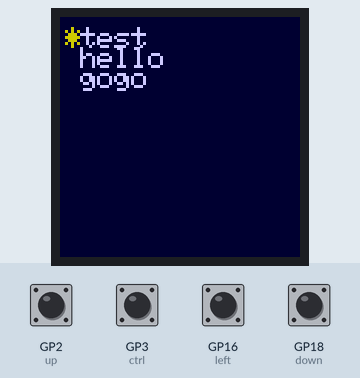
Bench run of a program on a simulated Raspberry Pi Pico running MicroPython. On the bench: 240×240 colour display. The test bench sets the inputs (shaded band); at power-on: GP2 (up), GP3 (ctrl), GP16 (left), GP18 (down) HIGH. Library files of the repository ran but are not shown: FONTS.py; what the program prints to the serial console is not drawn.

Above: at 1.3 s.
1.4 s: GP3 (ctrl) pulled LOW for 0.15 s
At 1.7 s:
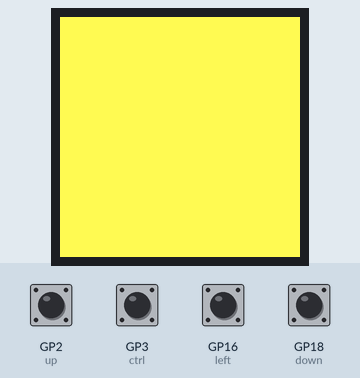
3.0 s: GP2 (up) pulled LOW for 0.15 s
At 4.1 s:
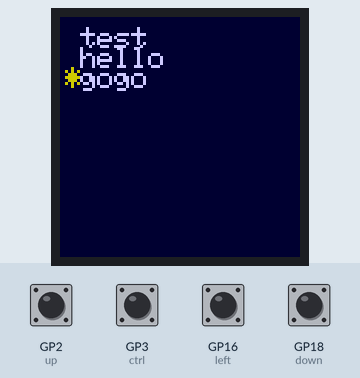
4.6 s: GP2 (up) pulled LOW for 1 s
At 5.3 s:
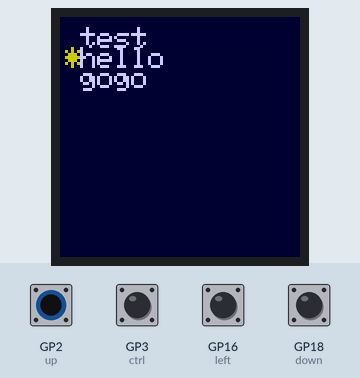
7.1 s: GP3 (ctrl) pulled LOW for 1 s
At 8.1 s:
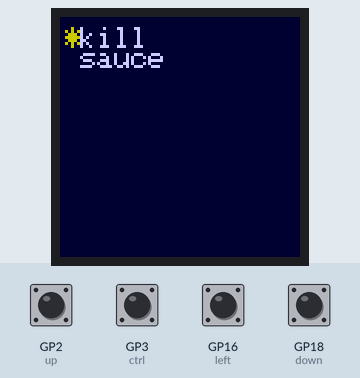
9.6 s: GP18 (down) pulled LOW for 0.15 s
At 10.0 s:
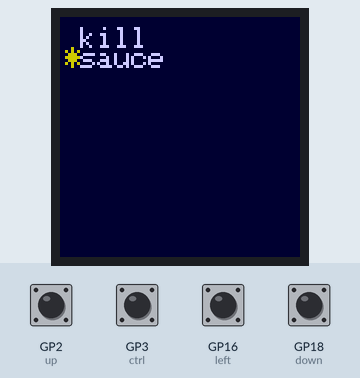
11.2 s: GP16 (left) pulled LOW for 0.15 s
At 12.7 s:
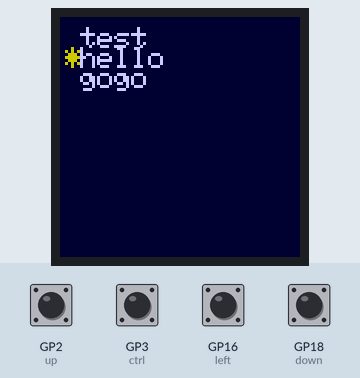
Timing chart, 0 to 13.8 s (numbered marks = the images above; inputs shaded):
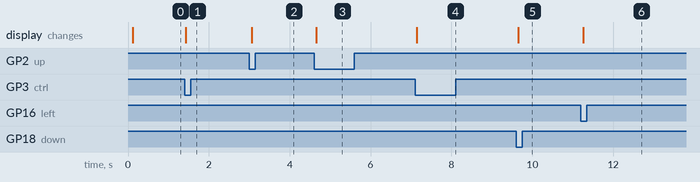

Measured:
- after the input at 1.4 s, the display: changes at once (image 1)
- after the input at 3.0 s, the display: changes after 0.06 s (image 2)
- after the input at 4.6 s, the display: changes after 0.06 s (image 3)
- after the input at 7.1 s, the display: changes after 0.05 s (image 4)
- after the input at 9.6 s, the display: changes after 0.05 s (image 5)
- after the input at 11.2 s, the display: changes after 0.06 s (image 6)

The program:

menu.py
```python
import ws
import utime
from ws import lcd, colour
import FONTS as f

menu = None
last = None

db = 0.3
ofs = 10
sy = 20
sz = 3
bg = ws.colour(0,0,50)
hl = ws.colour(255,255,100)
fg = ws.colour(150,150,250)

class Menu():
    def __init__(self, options, callback=None):
        self.options = options
        self.selected = 0
        self.callback = callback

    def show(self):
        ws.clear(bg)
        for i,o in enumerate(self.options):
            y = sy*i + ofs
            if i==self.selected:
                #ws.lcd.text("*", 5, y, hl)
                f.prnt_st("*", 5, y, sz, 200, 200, 0) #asci,xx,yy,sz,r,g,b)
            # ws.lcd.text(o, 20, y, fg)
            f.prnt_st(o, 20, y, sz, 200,200,250)

        ws.lcd.show()

    def up(self):
        self.selected -=1
        if self.selected < 0: self.selected = len(self.options) - 1
        self.show()
        utime.sleep(db)

    def left(self):
        if self.callback: self.callback((None,None))
        utime.sleep(db)

    def down(self):
        self.selected +=1
        if self.selected > len(self.options)-1: self.selected = 0
        self.show()
        utime.sleep(db)

    def go(self):
        if self.callback: self.callback((self.selected, self.options[self.selected]))
        utime.sleep(db)
        return self.selected

def hello(data):
    i, o = data
    print(data)
    if o==None:
        global menu, last
        menu = last
        menu.show()
    elif o=="test":
        ws.clear(ws.colour(250,250,80))
        ws.lcd.show()
        utime.sleep(1)
    elif o=="hello":
        global menu, last
        last = menu
        menu = kill_sauce_menu
        menu.show()
    return

kill_sauce_menu = Menu(["kill", "sauce"], callback=hello)
main_menu = Menu(["test", "hello", "gogo"], callback=hello)
menu = main_menu
menu.show()
choice = None

from machine import Pin

ws.up.irq(lambda p: menu.up(), trigger=Pin.IRQ_FALLING)
ws.down.irq(lambda p: menu.down(), trigger=Pin.IRQ_FALLING)
ws.left.irq(lambda p: menu.left(), trigger=Pin.IRQ_FALLING)
ws.ctrl.irq(lambda p: menu.go(), trigger=Pin.IRQ_FALLING)

while True:
    utime.sleep(1)
    print("tick")
```

ws.py
```python
# MIN for Waveshare 1.3" IPS LCD Display Module for Raspberry Pi Pico (240x240)
# Tony Goodhew 21st April 2022 for thepihut.com

from machine import Pin,SPI,PWM
import framebuf
import utime
import gc

# ============ Start of Drive Code ================
BL = 13  # Pins used for display screen
DC = 8
RST = 12
MOSI = 11
SCK = 10
CS = 9

class LCD_1inch3(framebuf.FrameBuffer):
    def __init__(self):
        self.width = 240
        self.height = 240

        self.cs = Pin(CS,Pin.OUT)
        self.rst = Pin(RST,Pin.OUT)

        self.cs(1)
        self.spi = SPI(1)
        self.spi = SPI(1,1000_000)
        self.spi = SPI(1,100000_000,polarity=0, phase=0,sck=Pin(SCK),mosi=Pin(MOSI),miso=None)
        self.dc = Pin(DC,Pin.OUT)
        self.dc(1)
        self.buffer = bytearray(self.height * self.width * 2)
        super().__init__(self.buffer, self.width, self.height, framebuf.RGB565)
        self.init_display()

        self.red   =   0x07E0 # Pre-defined colours
        self.green =   0x001f # Probably easier to use colour(r,g,b) defined below
        self.blue  =   0xf800
        self.white =   0xffff

    def write_cmd(self, cmd):
        self.cs(1)
        self.dc(0)
        self.cs(0)
        self.spi.write(bytearray([cmd]))
        self.cs(1)

    def write_data(self, buf):
        self.cs(1)
        self.dc(1)
        self.cs(0)
        self.spi.write(bytearray([buf]))
        self.cs(1)

    def init_display(self):
        """Initialize display"""
        self.rst(1)
        self.rst(0)
        self.rst(1)

        self.write_cmd(0x36)
        self.write_data(0x70)

        self.write_cmd(0x3A)
        self.write_data(0x05)

        self.write_cmd(0xB2)
        self.write_data(0x0C)
        self.write_data(0x0C)
        self.write_data(0x00)
        self.write_data(0x33)
        self.write_data(0x33)

        self.write_cmd(0xB7)
        self.write_data(0x35)

        self.write_cmd(0xBB)
        self.write_data(0x19)

        self.write_cmd(0xC0)
        self.write_data(0x2C)

        self.write_cmd(0xC2)
        self.write_data(0x01)

        self.write_cmd(0xC3)
        self.write_data(0x12)

        self.write_cmd(0xC4)
        self.write_data(0x20)

        self.write_cmd(0xC6)
        self.write_data(0x0F)

        self.write_cmd(0xD0)
        self.write_data(0xA4)
        self.write_data(0xA1)

        self.write_cmd(0xE0)
        self.write_data(0xD0)
        self.write_data(0x04)
        self.write_data(0x0D)
        self.write_data(0x11)
        self.write_data(0x13)
        self.write_data(0x2B)
        self.write_data(0x3F)
        self.write_data(0x54)
        self.write_data(0x4C)
        self.write_data(0x18)
        self.write_data(0x0D)
        self.write_data(0x0B)
        self.write_data(0x1F)
        self.write_data(0x23)

        self.write_cmd(0xE1)
        self.write_data(0xD0)
        self.write_data(0x04)
        self.write_data(0x0C)
        self.write_data(0x11)
        self.write_data(0x13)
        self.write_data(0x2C)
        self.write_data(0x3F)
        self.write_data(0x44)
        self.write_data(0x51)
        self.write_data(0x2F)
        self.write_data(0x1F)
        self.write_data(0x1F)
        self.write_data(0x20)
        self.write_data(0x23)

        self.write_cmd(0x21)

        self.write_cmd(0x11)

        self.write_cmd(0x29)

    def show(self):
        self.write_cmd(0x2A)
        self.write_data(0x00)
        self.write_data(0x00)
        self.write_data(0x00)
        self.write_data(0xef)

        self.write_cmd(0x2B)
        self.write_data(0x00)
        self.write_data(0x00)
        self.write_data(0x00)
        self.write_data(0xEF)

        self.write_cmd(0x2C)

        self.cs(1)
        self.dc(1)
        self.cs(0)
        self.spi.write(self.buffer)
        self.cs(1)
# ========= End of Screen Driver ===========

def colour(R,G,B): # Convert RGB888 to RGB565
    return (((G&0b00011100)<<3) +((B&0b11111000)>>3)<<8) + (R&0b11111000)+((G&0b11100000)>>5)

def clear(c):
    lcd.fill(c)
width = 240 # Screen size in pixels
height = 240

pwm = PWM(Pin(BL)) # Screen Brightness
pwm.freq(1000)
pwm.duty_u16(32768) # max 65535 - mid value

# Define pins for buttons and Joystick
keyA = Pin(15,Pin.IN,Pin.PULL_UP) # Normally 1 but 0 if pressed
keyB = Pin(17,Pin.IN,Pin.PULL_UP)
keyX = Pin(19,Pin.IN,Pin.PULL_UP)
keyY= Pin(21,Pin.IN,Pin.PULL_UP)

up = Pin(2,Pin.IN,Pin.PULL_UP)
down = Pin(18,Pin.IN,Pin.PULL_UP)
left = Pin(16,Pin.IN,Pin.PULL_UP)
right = Pin(20,Pin.IN,Pin.PULL_UP)
ctrl = Pin(3,Pin.IN,Pin.PULL_UP)

lcd = LCD_1inch3() # Initialise the display
# Background colour
lcd.fill(colour(0,0,0)) # BLACK
lcd.show()
width = 240 # Screen size
height = 240
# Board now setup ========== MAIN BELOW====================
clear(0)
lcd.text("Red",25,5,colour(255,0,0))      # Initial Test
lcd.text("Green",25,15,colour(0,200,0))
lcd.text("Blue",25,25,colour(0,0,255))
lcd.text('1.3" 240x240',25,35,colour(255,255,0))
lcd.show()
```
